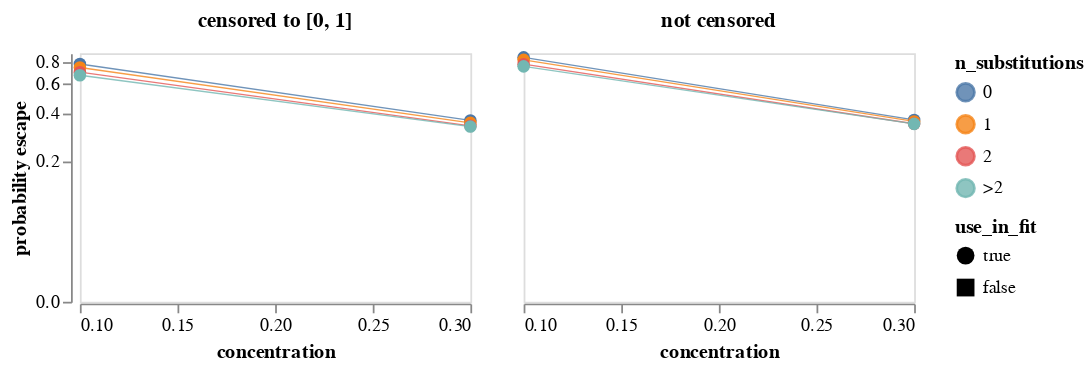

Notebook source saved alongside this figure:
### Markdown cell above
Get mean probability of escape across all variants with the indicated number of mutations.
Note we weight each retained variant equally regardless of how many barcode counts it has.
We plot means for both the censored (set to between 0 and 1)and uncensored prob escape.
Note that the plot uses a symlog scale for the y-axis.
Mouseover points for details.

### Code cell
max_aa_subs = prob_escape_filters["max_aa_subs"]

mean_prob_escape = (
    prob_escape.query("retain")
    .assign(
        n_substitutions=lambda x: (
            x["aa_substitutions"]
            .str.split()
            .map(len)
            .clip(upper=max_aa_subs)
            .map(lambda n: str(n) if n < max_aa_subs else f">{int(max_aa_subs - 1)}")
        ),
        prob_escape_uncensored=lambda x: x["prob_escape_uncensored"].clip(
            upper=prob_escape_filters["clip_uncensored_prob_escape"],
        ),
    )
    .groupby(
        ["sample", "concentration", "use_in_fit", "n_substitutions"], as_index=False
    )
    .aggregate(
        prob_escape=pd.NamedAgg("prob_escape", "mean"),
        prob_escape_uncensored=pd.NamedAgg("prob_escape_uncensored", "mean"),
        n_variants=pd.NamedAgg("barcode", "count"),
    )
    .rename(
        columns={
            "prob_escape": "censored to [0, 1]",
            "prob_escape_uncensored": "not censored",
        }
    )
    .melt(
        id_vars=[
            "sample",
            "concentration",
            "use_in_fit",
            "n_substitutions",
            "n_variants",
        ],
        var_name="censored",
        value_name="probability escape",
    )
)

print(f"Writing mean prob escape for samples used in fit to {prob_escape_mean_csv}")
mean_prob_escape.to_csv(prob_escape_mean_csv, index=False, float_format="%.4g")

mean_prob_escape_chart = (
    alt.Chart(mean_prob_escape)
    .encode(
        x=alt.X("concentration"),
        y=alt.Y(
            "probability escape",
            scale=alt.Scale(type="symlog", constant=0.04),
        ),
        column=alt.Column(
            "censored",
            title=None,
            header=alt.Header(labelFontWeight="bold", labelFontSize=12),
        ),
        color=alt.Color("n_substitutions"),
        tooltip=[
            alt.Tooltip(c, format=".3g") if c == "probability escape" else c
            for c in mean_prob_escape.columns
        ],
        shape=alt.Shape("use_in_fit", scale=alt.Scale(domain=[True, False])),
    )
    .mark_line(point=True, size=0.75, opacity=0.8)
    .properties(width=220, height=140)
    .configure_axis(grid=False)
    .configure_point(size=50)
)

mean_prob_escape_chart

### Figure 1 — Vega-Lite specification as saved in the notebook (floating-point values rounded to 4 significant figures)
{"config": {"view": {"continuousWidth": 300, "continuousHeight": 300}, "axis": {"grid": false}, "point": {"size": 50}}, "data": {"name": "data-b474f2a97a281a58111347927b2a00ba"}, "mark": {"type": "line", "opacity": 0.8, "point": true, "size": 0.75}, "encoding": {"color": {"field": "n_substitutions", "type": "nominal"}, "column": {"field": "censored", "header": {"labelFontSize": 12, "labelFontWeight": "bold"}, "title": null, "type": "nominal"}, "shape": {"field": "use_in_fit", "scale": {"domain": [true, false]}, "type": "nominal"}, "tooltip": [{"field": "sample", "type": "nominal"}, {"field": "concentration", "type": "quantitative"}, {"field": "use_in_fit", "type": "nominal"}, {"field": "n_substitutions", "type": "nominal"}, {"field": "n_variants", "type": "quantitative"}, {"field": "censored", "type": "nominal"}, {"field": "probability escape", "format": ".3g", "type": "quantitative"}], "x": {"field": "concentration", "type": "quantitative"}, "y": {"field": "probability escape", "scale": {"constant": 0.04, "type": "symlog"}, "type": "quantitative"}}, "height": 140, "width": 220, "$schema": "https://vega.github.io/schema/vega-lite/v5.8.0.json", "datasets": {"data-b474f2a97a281a58111347927b2a00ba": [{"sample": "LibB-230704-nAH1-0.1-1", "concentration": 0.1, "use_in_fit": true, "n_substitutions": "0", "n_variants": 6690, "censored": "censored to [0, 1]", "probability escape": 0.7797}, {"sample": "LibB-230704-nAH1-0.1-1", "concentration": 0.1, "use_in_fit": true, "n_substitutions": "1", "n_variants": 29902, "censored": "censored to [0, 1]", "probability escape": 0.7446}, {"sample": "LibB-230704-nAH1-0.1-1", "concentration": 0.1, "use_in_fit": true, "n_substitutions": "2", "n_variants": 7349, "censored": "censored to [0, 1]", "probability escape": 0.6989}, {"sample": "LibB-230704-nAH1-0.1-1", "concentration": 0.1, "use_in_fit": true, "n_substitutions": ">2", "n_variants": 988, "censored": "censored to [0, 1]", "probability escape": 0.671}, {"sample": "LibB-230704-nAH1-0.3-1", "concentration": 0.3, "use_in_fit": true, "n_substitutions": "0", "n_variants": 6690, "censored": "censored to [0, 1]", "probability escape": 0.3604}, {"sample": "LibB-230704-nAH1-0.3-1", "concentration": 0.3, "use_in_fit": true, "n_substitutions": "1", "n_variants": 29903, "censored": "censored to [0, 1]", "probability escape": 0.348}, {"sample": "LibB-230704-nAH1-0.3-1", "concentration": 0.3, "use_in_fit": true, "n_substitutions": "2", "n_variants": 7349, "censored": "censored to [0, 1]", "probability escape": 0.3336}, {"sample": "LibB-230704-nAH1-0.3-1", "concentration": 0.3, "use_in_fit": true, "n_substitutions": ">2", "n_variants": 988, "censored": "censored to [0, 1]", "probability escape": 0.3303}, {"sample": "LibB-230704-nAH1-0.1-1", "concentration": 0.1, "use_in_fit": true, "n_substitutions": "0", "n_variants": 6690, "censored": "not censored", "probability escape": 0.8527}, {"sample": "LibB-230704-nAH1-0.1-1", "concentration": 0.1, "use_in_fit": true, "n_substitutions": "1", "n_variants": 29902, "censored": "not censored", "probability escape": 0.8243}, {"sample": "LibB-230704-nAH1-0.1-1", "concentration": 0.1, "use_in_fit": true, "n_substitutions": "2", "n_variants": 7349, "censored": "not censored", "probability escape": 0.7784}, {"sample": "LibB-230704-nAH1-0.1-1", "concentration": 0.1, "use_in_fit": true, "n_substitutions": ">2", "n_variants": 988, "censored": "not censored", "probability escape": 0.7558}, {"sample": "LibB-230704-nAH1-0.3-1", "concentration": 0.3, "use_in_fit": true, "n_substitutions": "0", "n_variants": 6690, "censored": "not censored", "probability escape": 0.3628}, {"sample": "LibB-230704-nAH1-0.3-1", "concentration": 0.3, "use_in_fit": true, "n_substitutions": "1", "n_variants": 29903, "censored": "not censored", "probability escape": 0.3553}, {"sample": "LibB-230704-nAH1-0.3-1", "concentration": 0.3, "use_in_fit": true, "n_substitutions": "2", "n_variants": 7349, "censored": "not censored", "probability escape": 0.344}, {"sample": "LibB-230704-nAH1-0.3-1", "concentration": 0.3, "use_in_fit": true, "n_substitutions": ">2", "n_variants": 988, "censored": "not censored", "probability escape": 0.3433}]}}
